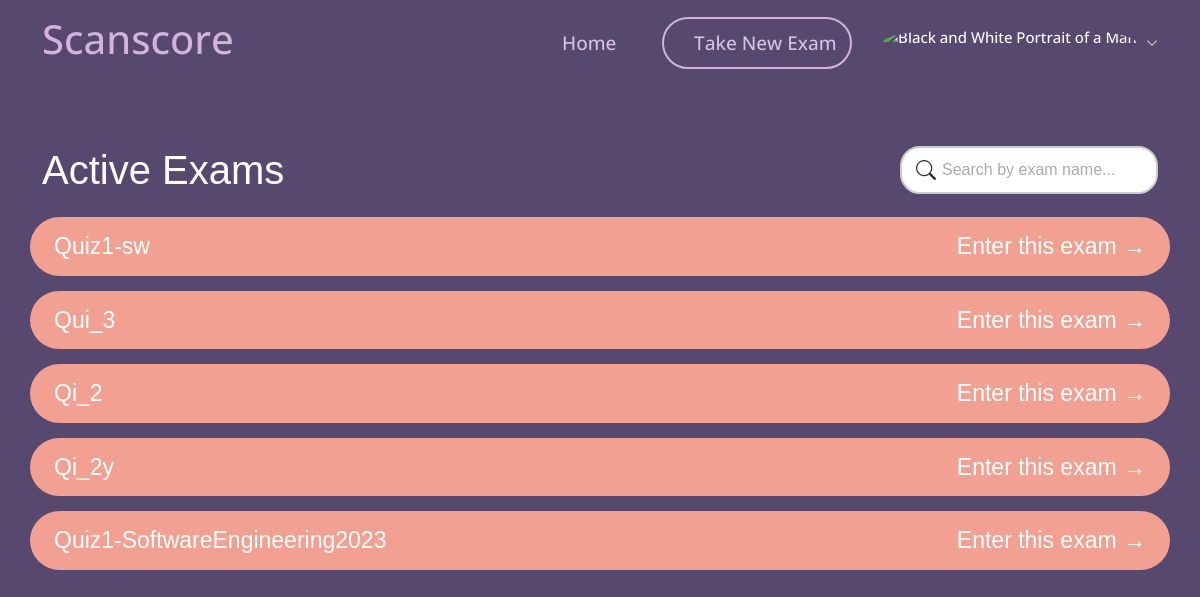
Screenshot of /student/take_exam/ (signed in) with the database file from the repository.
### myapp/models.py (models this page shows)
class Exam(models.Model):
    name = models.CharField(max_length=100)
    teacher = models.ForeignKey(User, on_delete=models.CASCADE)
    question= models.TextField(max_length=10000)
    model_answer = models.TextField(max_length=10000)
    keywordsList = models.TextField(max_length=10000,null=True,blank=True)
    is_active = models.BooleanField(default=False)
    time_created = models.DateTimeField(auto_now_add=True)
    time_updated = models.DateTimeField(auto_now=True)
    ocr_graded = models.BooleanField(default=False)

### myapp/views.py (the view)
# urls.py: path('student/take_exam/', views.take_exam, name='take_exam'),
@login_required
def take_exam(request):
    search_query = request.GET.get('search', '')  # Get the search term from the URL
    submitted_exams = ExamSubmission.objects.filter(student=request.user).values_list('exam', flat=True) #Exams that the student has submitted
    if search_query:
        exams = Exam.objects.filter(is_active=True, name__icontains=search_query).exclude(pk__in=submitted_exams)
    else:
        exams = Exam.objects.filter(is_active=True).exclude(pk__in=submitted_exams)
    return render(request, 'myapp/student/take_exam.html', {'exams': exams})

### templates/myapp/student/take_exam.html (shortened to what this page needs)
{% load static %}
<!DOCTYPE html>
<html lang="en">
<head>
    <link href="https://cdn.jsdelivr.net/npm/bootstrap-icons/font/bootstrap-icons.css" rel="stylesheet">
    <link href="{% static 'vendor/aos/aos.css' %}" rel="stylesheet">
    <link href="{% static 'vendor/bootstrap/css/bootstrap.min.css' %}" rel="stylesheet">
    <link href="{% static 'vendor/bootstrap-icons/bootstrap-icons.css' %}" rel="stylesheet">
    <link href="{% static 'vendor/boxicons/css/boxicons.min.css' %}" rel="stylesheet">
    <link href="{% static 'vendor/glightbox/css/glightbox.min.css' %}" rel="stylesheet">
    <link href="{% static 'vendor/remixicon/remixicon.css' %}" rel="stylesheet">
    <link href="{% static 'vendor/swiper/swiper-bundle.min.css' %}" rel="stylesheet">
    <link href="{% static 'css/style.css' %}" rel="stylesheet">
</head>
<body>
    <header id="header">
        <div class="container align-items-center justify-content-between">
            <h1 class="me-auto"><a href="{% url 'student_dashboard' %}" style="color: #d4b3db;">Scanscore</a></h1>
            <nav id="navbar" class="navbar order-last order-lg-0">
                <ul>
                    <li><a class="nav-link scrollto" href="{% url 'student_dashboard' %}" id="home">Home</a>
                    </li>
                    <li><a class="nav-link scrollto Active" href="{% url 'take_exam' %}" id="makenew">Take New Exam</a></li>
                    <li class="dropdown">
                        <a href="#">
                            <img src="{% static 'img/unknown_user.jpg' %}" class="rounded-circle" height="35"
                                alt="Black and White Portrait of a Man" loading="lazy" />
                            <strong class="d-none d-sm-block ms-1" id="username">{{ user.first_name }}</strong><i
                                class="bi bi-chevron-down"></i>
                        </a>
                    </li>
                </ul>
            </nav>
        </div>
    </header>
    <section style="text-align: left;font-family: Arial, Helvetica, sans-serif; background: transparent;">
        {% block content %}
        <div class="container" data-aos="fade-up">
            <div class="row" style=" border-radius: 20px; margin-bottom: 15px;">
                <div class=" col-md-6" style="text-align: left;">
                    <h1
                        style="font-family: 'Trebuchet MS', 'Lucida Sans Unicode', 'Lucida Grande', 'Lucida Sans', Arial, sans-serif;color: white;">
                        Active Exams</h1>
                </div>
                <div class=" col-md-6" style="padding-left: 300px;">
                    <form class="search-form" method="get" action="{% url 'take_exam' %}">
                        <input type="text" name="search" class="search-input" placeholder="Search by exam name...">
                        <button type="submit" class="search-button" title="Search">
                            <i class="bi bi-search"></i>
                        </button>
                    </form>
                </div>
            </div>
            <div class="exam-list">
                {% for exam in exams %}
                <div class="exam-item row"
                  id="exam-list">
                    <div class="exam-title col-md-6" style="text-align: left;color: white;">{{exam.name }}</div>
                    <div class="arrow col-md-6" style="cursor: pointer; text-align: right;">
                        <a href="{% url 'enter_exam' exam.id %}" id="ntr" style="">Enter this exam →</a></div>
                </div>
                {% empty %}
                <h2 style="padding-left: 15px; text-align: center; color: white;">No active exams available.</h2>
                {% endfor %}
            </div>
        </div>
        {% endblock %}
    </section>
</body>
</html>

### Scanscore/static/css/style.css (style rules this page uses)
body { font-family: "Open Sans", sans-serif; background: #574870 !important; }
:root { --background-color: #ffffff; --background-color-rgb: 255, 255, 255; --default-color: #444444; --default-color-rgb: 68, 68, 68; --heading-color: #9e69a9; --heading-color-rgb: 55, 81, 126; --accent-color: #9e69a9; --accent-color-rgb: 71, 178, 228; --contrast-color: #ffffff; --contrast-color-rgb: 255, 255, 255; }
#home { color: #d9c2de; width: 120px; border-radius: 50px; font-size: 19px; }
#makenew { color: #d9c2de; font-size: 19px; width: 190px; margin-left: 10px; border-radius: 50px; }
#header { background-color: transparent; }
#header .container { display: flex; justify-content: center; align-items: center; height: 100%; }
#exam-list { border-radius: 30px; background-color: #f1a091; color: #fff; padding: 8px; margin-bottom: 15px; font-size: 23px; }
.Active { border: 2px solid #d4b3db !important; }
a { text-decoration: none; }
#header { transition: all 0.5s; z-index: 997; padding: 15px 0; }
.navbar { padding: 0; }
.navbar ul { margin: 0; padding: 0; display: flex; list-style: none; align-items: center; }
.navbar li { position: relative; }
.navbar a, .navbar a:focus { display: flex; align-items: center; justify-content: space-between; padding: 10px 0 10px 30px; font-size: 15px; font-weight: 500; color: #fff; white-space: nowrap; transition: 0.3s; }
.navbar a i, .navbar a:focus i { font-size: 12px; line-height: 0; margin-left: 5px; }
section { padding: 60px 0; overflow: hidden; }

### templates/myapp/student/take_exam.html (style rules this page uses)
.search-form { display: flex; align-items: center; width: 100%; }
.search-input { flex-grow: 1; border: none; padding: 8px 12px; border-radius: 8px 0 0 8px; outline: none; transition: box-shadow 0.2s; aria-label: "Search by exam name"; }
.search-form { position: relative; width: 100%; max-width: 400px; }
.search-input { width: 100%; padding: 10px 20px 10px 40px; font-size: 16px; border: 2px solid #ccc; border-radius: 20px; outline: none; transition: border-color 0.3s; }
.search-input::placeholder { color: #aaa; }
.search-button { position: absolute; top: 50%; left: 10px; transform: translateY(-50%); background: none; border: none; outline: none; color: #333; cursor: pointer; transition: color 0.3s; }
.search-button i { font-size: 20px; }
#exam-list { border-radius: 30px; background-color: #f1a091; color: #906899; padding: 12px; margin-bottom: 15px; font-size: 23px; }
#ntr { color:#ffff; }

### rows the page displays
Exam: name "Quiz1-sw"
Exam: name "Qui_3"
Exam: name "Qi_2"
Exam: name "Qi_2y"
Exam: name "Quiz1-SoftwareEngineering2023"
